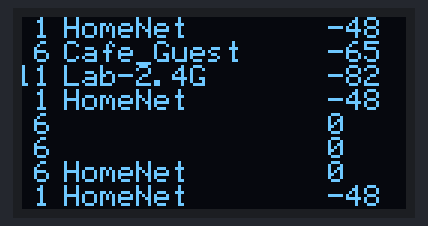
Simulated run of this sketch. Board: ESP8266 (NodeMCU). On the bench: 128×64 one-colour display. Wiring (inferred from the names in the program): SH1106 OLED at I2C address 0x3C. A WiFi scan finds three made-up networks; what the sketch prints to the serial monitor is not drawn.

Above: at 4.6 s.

The sketch:

ESP8266_oled_list_ssd1306.ino
```cpp
#include <ESP8266WiFi.h>
#include <Wire.h>
#include "font.h"

#define height 64                      // 64 or 32 for 128x64 or 128x32 OLEDs

#define offset        0x00             // offset=0 for SSD1306 controller
//#define offset      0x02             // offset=2 for SH1106 controller
#define OLEDaddress   0x3c
#define myFont        myFont6
#define fontWeigth    6

const char* SSID;
const char* RSSI;
const char* CH;

char RSSItmp[4];
char CHtmp[4];

String encryptionTypeStr(uint8_t authmode) {
    switch(authmode) {
        case ENC_TYPE_NONE:
            return "NONE";
        case ENC_TYPE_WEP:
            return "WEP ";
        case ENC_TYPE_TKIP:
            return "TKIP";
        case ENC_TYPE_CCMP:
            return "CCMP";
        case ENC_TYPE_AUTO:
            return "AUTO";
        default:
            return "?   ";
    }
}

void setup(void) {
    Serial.begin(115200);
    Wire.begin(0, 2);                       // Initialize I2C and OLED Display SDA - GPIO0 (D3), SLC - GPIO2 (D4)
    initOLED();                             // Initialize I2C and OLED Display SDA - GPIO7 (SD0), SLC - GPIO6 (CLK)
    resetDisplay();

    WiFi.mode(WIFI_STA);
    WiFi.disconnect();

    delay(100);
    clearDisplay();

    Serial.println("Setup done");
    Serial.println();
    Serial.println("MAC: " + WiFi.macAddress());
}

void loop(void) {
    //server.handleClient();    // checks for incoming messages
    // WiFi.scanNetworks will return the number of networks found

    int n = WiFi.scanNetworks();
    //Serial.println("scan done");
    int indices[n];
    for (int i = 0; i < n; i++)
        indices[i] = i;
    for (int i = 0; i < n; i++)
        for (int j = i + 1; j < n; j++)
            if (WiFi.RSSI(indices[j]) > WiFi.RSSI(indices[i]))
                std::swap(indices[i], indices[j]);

    //clearDisplay();
    if (n == 0)
    {
        sendStrXY("no networks",0,0);
        Serial.println("no networks");
    }
    else
    {
        for (int j = 0; j < height / 8; j++)
        //for (int i = 0; i < n; ++i)
        {
            // Print SSID and RSSI for each network found
            SSID = strcpy((char*)malloc(WiFi.SSID(indices[j]).length()+1), WiFi.SSID(indices[j]).c_str());
            //sprintf(RSSItmp, "%d", WiFi.RSSI(i));
            snprintf(RSSItmp, 4, "%d", WiFi.RSSI(indices[j]));
            RSSI = strcpy((char*)malloc(5), RSSItmp);
            if  (WiFi.channel(indices[j]) >= 10)
                snprintf(CHtmp, 4, "%d", WiFi.channel(indices[j]));
            else
                snprintf(CHtmp, 4, "% d", WiFi.channel(indices[j]));
            CH = strcpy((char*)malloc(5), CHtmp);
            clearRow(j);
            sendStrXY(CH, j, 0);
            sendStrXY(SSID, j, 2);
            sendStrXY(RSSI, j, 13); // prints SSID on OLED
            delay(10);
        }

        Serial.print(n);
        Serial.println(" networks found");

        Serial.println("00: (RSSI)[BSSID]             [ch] [encr] SSID [hidden]");
        for (int j = 0; j < n; ++j)
        {
            // Print SSID and RSSI for each network found
            Serial.printf("%02d", j + 1);
            Serial.print(":");

            Serial.print(" (");
            Serial.print(WiFi.RSSI(indices[j]));
            Serial.print(")");

            Serial.print(" [");
            Serial.print(WiFi.BSSIDstr(indices[j]));
            Serial.print("]");

            Serial.print(" [");
            Serial.printf("%02d",(int)WiFi.channel(indices[j]));
            Serial.print("]");

            Serial.print(" [");
            Serial.print((String) encryptionTypeStr(WiFi.encryptionType(indices[j])));
            Serial.print("]");

            Serial.print(" " + WiFi.SSID(indices[j]));
            // Serial.print((WiFi.encryptionType(indices[i]) == ENC_TYPE_NONE)?" ":"*");

            Serial.print(" [");
            Serial.print((String) WiFi.isHidden(indices[j]));
            Serial.print("]");

            Serial.println();
            delay(10);
        }
    }
    Serial.println("");

    // Wait a bit before scanning again
    delay(5000);
}

// Resets display depending on the actual mode.
static void resetDisplay(void)
{
    displayOff();
    clearDisplay();
    displayOn();
}

// Turns display on.
void displayOn(void)
{
    sendCommand(0xAF);        //display on
}

// Turns display off.
void displayOff(void)
{
    sendCommand(0xAE);    //display off
}

// Clears the display by sendind 0 to all the screen map.
static void clearDisplay(void)
{
    unsigned char k;
    for(k = 0; k < height / 8; k++)
    {
        setXY(k,0);
        for(int i = 0; i < (128 + 2 * offset); i++)     //locate all COL
        {
            sendChar(0);         //clear all COL
            //delay(10);
        }
    }
}

// Clears the display by sendind 0 to all the screen map.
static void clearRow(unsigned char k)
{
    setXY(k, 0);
    for(int i = 0; i < (128 + 2 * offset); i++)     //locate all COL
    {
        sendChar(0);         //clear all COL
        //delay(10);
    }
}

// Actually this sends a byte, not a char to draw in the display.
// Display's chars uses 8 byte font the small ones and 96 bytes
// for the big number font.
static void sendChar(unsigned char data)
{
    //if (interrupt && !doing_menu) return;   // Stop printing only if interrupt is call but not in button functions

    Wire.beginTransmission(OLEDaddress); //begin transmitting
    Wire.write(0x40);                     //data mode
    Wire.write(data);
    Wire.endTransmission();               //stop transmitting
}

// Prints a display char (not just a byte) in coordinates X Y,
// being multiples of 8. This means we have 16 COLS (0-15)
// and 8 ROWS (0-7).
static void sendCharXY(unsigned char data, int X, int Y)
{
    setXY(X, Y);
    Wire.beginTransmission(OLEDaddress); //begin transmitting
    Wire.write(0x40);                     //data mode

    for (int i = 0; i < fontWeigth; i++)
       Wire.write(pgm_read_byte(myFont[data - 0x20] + i));

    Wire.endTransmission();               //stop transmitting
}

// Used to send commands to the display.
static void sendCommand(unsigned char com)
{
    Wire.beginTransmission(OLEDaddress);     //begin transmitting
    Wire.write(0x80);                         //command mode
    Wire.write(com);
    Wire.endTransmission();                   //stop transmitting
}

// Set the cursor position in a 16 COL * 8 ROW map.
static void setXY(unsigned char row, unsigned char col)
{
    sendCommand(0xB0 + row);                      //set page address
    sendCommand(offset + (8 * col & 0x0F));       //set low col address
    sendCommand(0x10 + ((8 * col >> 4) & 0x0F));  //set high col address
}

// Prints a string regardless the cursor position.
static void sendStr(unsigned char *string)
{
    unsigned char i = 0;
    while(*string)
    {
        for(i = 0; i < fontWeigth; i++)
            sendChar(pgm_read_byte(myFont[*string - 0x20] + i));
        *string++;
    }
}

// Prints a string in coordinates X Y, being multiples of 8.
// This means we have 16 COLS (0-15) and 8 ROWS (0-7).
static void sendStrXY(const char *string, int X, int Y)
{
    setXY(X,Y);
    unsigned char i = 0;
    while(*string)
    {
        for(i = 0; i < fontWeigth; i++)
            sendChar(pgm_read_byte(myFont[*string - 0x20] + i));
        *string++;
    }
}

// Inits oled and draws logo at startup
static void initOLED(void)
{
    displayOff();
    // Adafruit Init sequence for 128x64 OLED module
    sendCommand(0xAE);    //DISPLAYOFF
    sendCommand(0xD5);    //SETDISPLAYCLOCKDIV
    sendCommand(0x80);    // the suggested ratio 0x80
    sendCommand(0xA8);    //SSD1306_SETMULTIPLEX
    if (height == 64)
        sendCommand(0x3F);  // for 128x64
    else
        sendCommand(0x1F);  // for 128x32
    sendCommand(0xD3);    //SETDISPLAYOFFSET
    sendCommand(0x0);     //no offset
    sendCommand(0x40 | 0x0);    //SETSTARTLINE
    sendCommand(0x8D);    //CHARGEPUMP
    sendCommand(0x14);
    sendCommand(0x20);    //MEMORYMODE
    sendCommand(0x00);    //0x0 act like ks0108

    //sendCommand(0xA0 | 0x1);    //SEGREMAP   //Rotate screen 180 deg
    sendCommand(0xA0);

    //sendCommand(0xC8);    //COMSCANDEC  Rotate screen 180 Deg
    sendCommand(0xC0);

    sendCommand(0xDA);     //COMSCANDEC
    if (height == 64)       //
        sendCommand(0x12);  // for 128x64
    else
        sendCommand(0x02);  // for 128x32
    sendCommand(0x81);     //SETCONTRAS
    if (height == 64)       //
        sendCommand(0xCF);  // for 128x64
    else
        sendCommand(0x8F);  // for 128x32
    sendCommand(0xd9);     //SETPRECHARGE
    sendCommand(0xF1);
    sendCommand(0xDB);     //SETVCOMDETECT
    sendCommand(0x40);
    sendCommand(0xA4);     //DISPLAYALLON_RESUME
    sendCommand(0xA6);     //NORMALDISPLAY

    clearDisplay();
    sendCommand(0x2e);     // stop scroll
    //----------------------------REVERSE comments----------------------------//
    sendCommand(0xa0);     //seg re-map 0->127(default)
    sendCommand(0xa1);     //seg re-map 127->0
    sendCommand(0xc8);
    delay(1000);
    //----------------------------REVERSE comments----------------------------//
    //sendCommand(0xa7);    //Set Inverse Display
    //sendCommand(0xae);    //display off
    sendCommand(0x20);     //Set Memory Addressing Mode
    sendCommand(0x00);     //Set Memory Addressing Mode ab Horizontal addressing mode
    //sendCommand(0x02);    // Set Memory Addressing Mode ab Page addressing mode(RESET)
}
```

Source omitted: font.h (data table, 3811 bytes)
